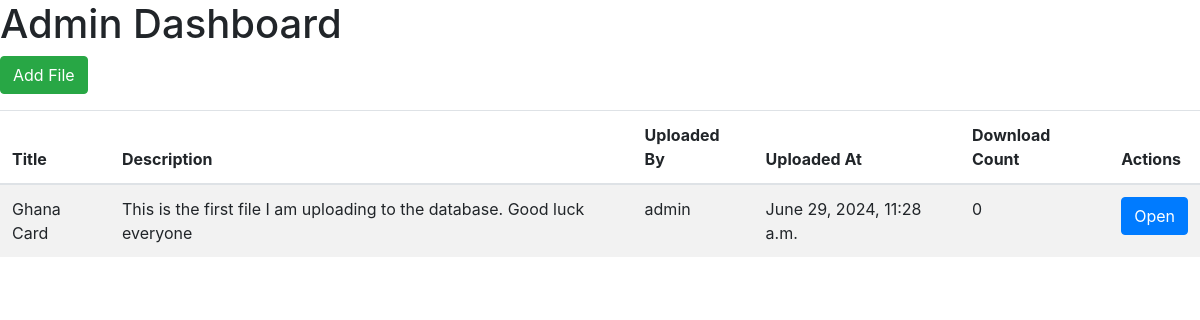
The app's page /admin-dashboard/ (signed in) with its own data.
### backend/models.py (models this page shows, shortened)
class Document(models.Model):
    title = models.CharField(max_length=100)
    description = models.TextField()
    file = models.FileField(upload_to="uploads/")
    uploaded_at = models.DateTimeField(auto_now_add=True)
    uploaded_by = models.ForeignKey(settings.AUTH_USER_MODEL, on_delete=models.CASCADE)
    download_count = models.PositiveIntegerField(default=0)

class CustomUser(AbstractUser):
    email = models.EmailField(unique=True)

### backend/views.py (the view)
# urls.py: path("admin-dashboard/", admin_dashboard, name="admin_dashboard"),
@login_required(login_url='login')
def admin_dashboard(request):
    if not request.user.is_superuser:
        return redirect(
            "userDashboard"
        )  # Redirect non-admins to user dashboard or handle as needed
    documents = Document.objects.all()  # Retrieve all documents
    return render(request, "adminDashboard.html", {"documents": documents})

### backend/templates/adminDashboard.html (shortened to what this page needs)
<!DOCTYPE html>
<html lang="en">
<head>
    <link rel="stylesheet" href="https://stackpath.bootstrapcdn.com/bootstrap/4.5.2/css/bootstrap.min.css">
</head>
<body>
    <h1>Admin Dashboard</h1>
    <a href="{% url 'add_file' %}" class="btn btn-success mb-3">Add File</a>
    <table class="table table-striped">
        <thead>
            <tr>
                <th>Title</th>
                <th>Description</th>
                <th>Uploaded By</th>
                <th>Uploaded At</th>
                <th>Download Count</th>
                <th>Actions</th>
            </tr>
        </thead>
        <tbody>
            {% for document in documents %}
            <tr>
                <td>{{ document.title }}</td>
                <td>{{ document.description }}</td>
                <td>{{ document.uploaded_by.username }}</td>
                <td>{{ document.uploaded_at }}</td>
                <td>{{ document.download_count }}</td>
                <td>
                    <button type="button" class="btn btn-primary" data-toggle="modal" data-target="#fileModal{{ document.id }}">
                        Open
                    </button>
                </td>
            </tr>
            {% endfor %}
        </tbody>
    </table>
</body>
</html>

### records on screen
Document: title "Ghana Card", description "This is the first file I am uploading to the database. Good luck everyone", uploaded_by.username "admin", uploaded_at "June 29, 2024, 11:28 a.m.", download_count "0"
